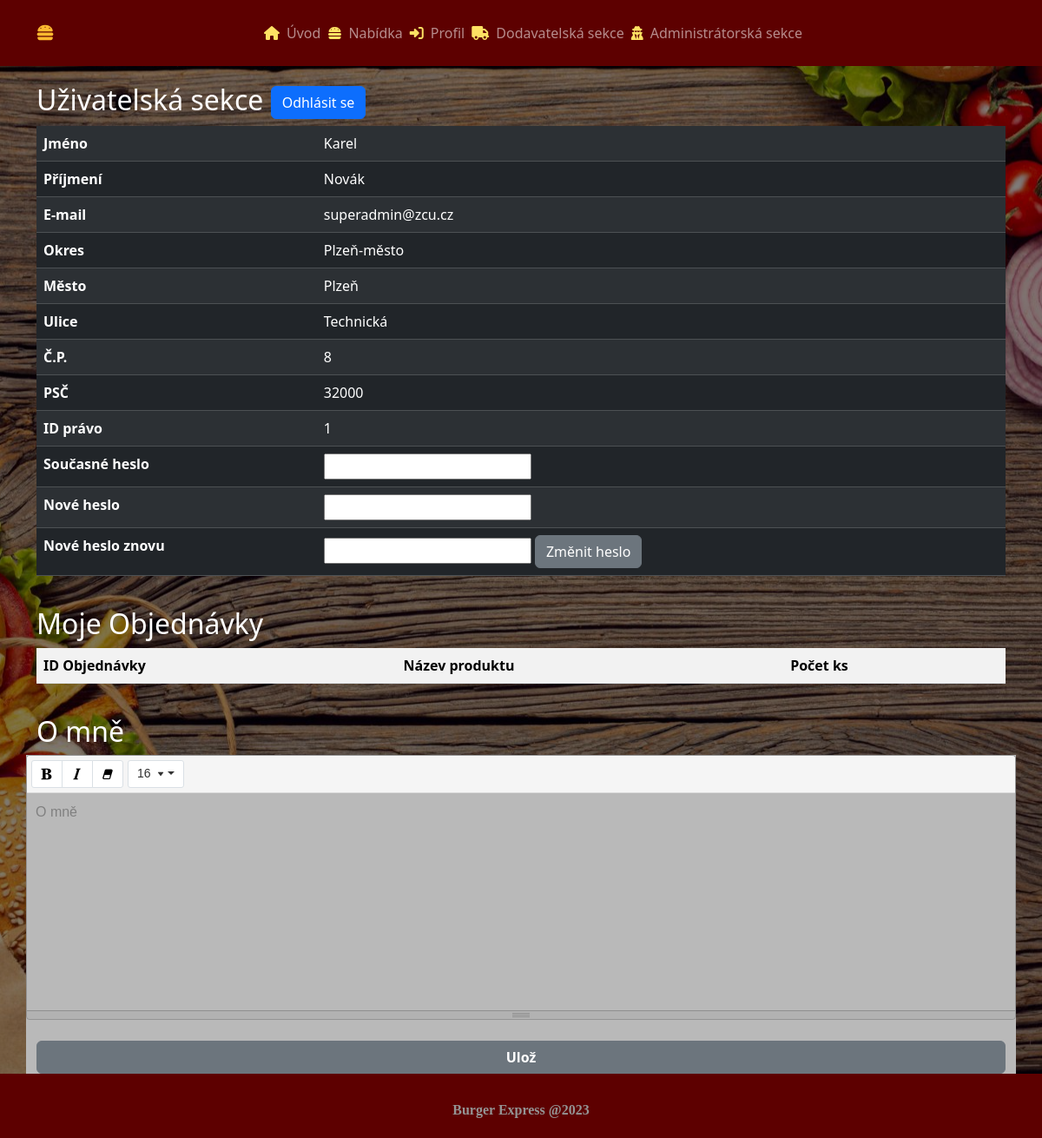
The app's page /index.php?page=prihlasovaci_strana (signed in) with its own data.
### tables this page shows
CREATE TABLE IF NOT EXISTS `uzivatel` (
  `id` INT NOT NULL AUTO_INCREMENT,
  `jmeno` VARCHAR(50) NOT NULL,
  `prijmeni` VARCHAR(50) NOT NULL,
  `email` VARCHAR(50) NOT NULL,
  `heslo` VARCHAR(60) NOT NULL,
  `okres` VARCHAR(50) NOT NULL,
  `mesto` VARCHAR(50) NOT NULL,
  `ulice` VARCHAR(50) NOT NULL,
  `cp` SMALLINT NOT NULL,
  `psc` INT NOT NULL,
  `o_mne` TEXT NULL,
  `id_pravo` SMALLINT NOT NULL,
  PRIMARY KEY (`id`, `id_pravo`),
  INDEX `fk_uzivatel_pravo1_idx` (`id_pravo` ASC),
  CONSTRAINT `fk_uzivatel_pravo1`
    FOREIGN KEY (`id_pravo`)
    REFERENCES `pravo` (`id`)
    ON DELETE NO ACTION
    ON UPDATE NO ACTION);

### web/AppStart.class.php (called while the page is built, shortened)
<?php
class AppStart{
    public function appStart():void{
        if(isset($_GET["page"]) && array_key_exists($_GET["page"],WEB_PAGES)){
            $pageKey = $_GET["page"];
        }else{
            $pageKey = DEFAULT_WEB_PAGE_KEY;
        }
        $pageInfo = WEB_PAGES[$pageKey];
        $controller = new $pageInfo["controller_class_name"];
        $tplData = $controller->show($pageInfo["title"]);
        $view = new $pageInfo["view_class_name"];
        $view->printOutput($tplData,$pageInfo["template_type"]);
    }
}

### index.php (called while the page is built, shortened)
<?php
require_once("autoloader.php");
$app = new AppStart();
$app->appStart();

### web/Models/MyDatabaseModel.class.php (called while the page is built, shortened)
<?php
class MyDatabaseModel{
    private PDO $pdo;
    private string $userSessionKey = "current_user_id";
    public function __construct(){
        $this->pdo = new PDO("mysql:host=".DB_SERVER.";dbname=".DB_NAME,DB_USER,DB_PASS);
        $this->pdo->exec("set names utf8");
    }
    public function jeUzivatelPrihlasen():bool{
        return isset($_SESSION[$this->userSessionKey]);
    }
    public function ziskejDataUzivatele():array|null{
        if($this->jeUzivatelPrihlasen()){
            $userId = $_SESSION[$this->userSessionKey];
            if($userId == null){
                $this->odhlasUzivatele();
                return null;
            }else{
                $q = "SELECT * FROM ".TABLE_UZIVATEL." WHERE id=:id;";
                $vystup = $this->pdo->prepare($q);
                $vystup->bindValue(":id",$userId);
                if($vystup->execute()){
                    $userData = $vystup->fetchAll();
                }
                if(empty($userData)){
                    $this->odhlasUzivatele();
                    return null;
                }else{
                    return $userData[0];
                }
            }
        }else{
            return null;
        }
    }
}

### web/Controllers/LoginController.class.php (called while the page is built, shortened)
<?php
class LoginController implements IController{
    private MyDatabaseModel $db;
    public function __construct(){
        $this->db = new MyDatabaseModel();
    }
    public function show(string $pageTitle):array{
        $tplData = [];
        $tplData['title'] = $pageTitle;
        $tplData['prihlaseniUspesne'] = $this->db->jeUzivatelPrihlasen();
        $tplData['jePrihlasen'] = $this->db->jeUzivatelPrihlasen();
        if($tplData['jePrihlasen']){
            $tplData['role'] = $this->db->ziskejDataUzivatele()['id_pravo'];
        }
        $tplData['prihlasenTitle'] = $this->db->jeUzivatelPrihlasen() ? " Profil" : " Přihlášení";
        $tplData['hesloZmeneno'] = false;
        $tplData['objednavkyUzivatele'] = [];
        $tplData['objednavkyRadek'] = "";
        $tplData['celkovaCena'] = 0;
        $user = $this->db->ziskejDataUzivatele();
        if(isset($user)){
            $tplData['jmenoPrihlaseny'] = $user['jmeno'];
            $tplData['prijmeniPrihlaseny'] = $user['prijmeni'];
            $tplData['emailPrihlaseny'] = $user['email'];
            $tplData['okresPrihlaseny'] = $user['okres'];
            $tplData['mestoPrihlaseny'] = $user['mesto'];
            $tplData['ulicePrihlaseny'] = $user['ulice'];
            $tplData['cpPrihlaseny'] = $user['cp'];
            $tplData['pscPrihlaseny'] = $user['psc'];
            $tplData['idpravoPrihlaseny'] = $user['id_pravo'];
        }
        $tplData['prihlasenTitle'] = $this->db->jeUzivatelPrihlasen() ? " Profil" : " Přihlášení";
        $tplData['jePrihlasen'] = $this->db->jeUzivatelPrihlasen();
        if($this->db->jeUzivatelPrihlasen()){
            $user = $this->db->ziskejDataUzivatele();
            $tplData['objednavkyUzivatele'] = $this->db->vratHotoveObjednavkyUzivatele($user['id']);
        }
        return $tplData;
    }
}

### autoloader.php (called while the page is built, shortened)
<?php
spl_autoload_register(function ($className){
    $className = str_replace(BASE_NAMESPACE_NAME,BASE_APP_DIR_NAME,$className);
    $fileName = dirname(__FILE__) . "\\" . $className;
});

### web/Views/LoginTemplate.tpl.php (the view, shortened to what this page needs)
<?php
global $tplData;
    ?>
<?php if(!$tplData['jePrihlasen']){ ?>
<div class="container" id="prihlasovaciFormular">
    <div class="row justify-content-center">
        <div class="col-lg-6">
            <h2 class="text-center">Přihlašovací formulář</h2>
            <form method="POST">
                <div class="row">
                    <div class="col mt-2">
                        <label for="email">E-mail</label>
                        <input type="text" class="form-control" name="email" id="email" placeholder="Zadejte e-mail">
                    </div>
                </div>
                <div class="row">
                    <div class="col mt-2">
                        <label for="heslo">Heslo</label>
                        <input type="password" class="form-control" name="heslo" id="heslo" placeholder="Zadejte heslo">
                    </div>
                </div>
                <div class="text-center col mt-4">
                    <button type="submit" name="prihlas" class="btn btn-primary">Přihlásit</button>
                </div>
            </form>
        </div>
    </div>
</div>
<?php }else{ ?>
    <div class="container">
        <form method="POST">
            <h2 style="color: white;padding-top: 20px">
                Uživatelská sekce
                <button type="submit" name="odhlas" class="btn btn-primary">
                    Odhlásit se
                </button>
            </h2>
        </form>
        <div class="table-responsive">
            <form method="POST">
                <table class="table table-striped table-dark table-hover">
                    <tr><th>Jméno</th><td><?= $tplData['jmenoPrihlaseny'] ?></td></tr>
                    <tr><th>Příjmení</th><td><?= $tplData['prijmeniPrihlaseny'] ?></td></tr>
                    <tr><th>E-mail</th><td><?= $tplData['emailPrihlaseny'] ?></td></tr>
                    <tr><th>Okres</th><td><?= $tplData['okresPrihlaseny'] ?></td></tr>
                    <tr><th>Město</th><td><?= $tplData['mestoPrihlaseny'] ?></td></tr>
                    <tr><th>Ulice</th><td><?= $tplData['ulicePrihlaseny'] ?></td></tr>
                    <tr><th>Č.P.</th><td><?= $tplData['cpPrihlaseny'] ?></td></tr>
                    <tr><th>PSČ</th><td><?= $tplData['pscPrihlaseny'] ?></td></tr>
                    <tr><th>ID právo</th><td><?= $tplData['idpravoPrihlaseny'] ?></td></tr>
                    <tr><th>Současné heslo</th>
                        <td>
                            <label for="stareHeslo">
                                <input type="password" id="stareHeslo" name="stareHeslo">
                            </label>
                        </td>
                    </tr>
                    <tr><th>Nové heslo</th>
                        <td>
                            <label for="noveHeslo">
                                <input type="password" id="noveHeslo" name="noveHeslo">
                            </label>
                        </td>
                    </tr>
                    <tr><th>Nové heslo znovu</th>
                        <td>
                            <label for="noveHesloZnovu">
                                <input type="password" id="noveHesloZnovu" name="noveHesloZnovu">
                            </label>
                            <button type="submit" name="zmenHeslo" class="btn btn-secondary">Změnit heslo</button>
                        </td>
                    </tr>
                </table>
            </form>
        </div>
    </div>
    <?php if($tplData['role'] != 2 && $tplData['role'] != 3){ ?>
        <div class="container">
            <h2 style="color: white;padding-top: 20px;">Moje Objednávky</h2>
            <div class="table-responsive">
                <table class="table table-striped table-hover table-responsive">
                    <tr>
                        <th>ID Objednávky</th><th>Název produktu</th><th>Počet ks</th>
                    </tr>
                </table>
            </div>
        </div>
    <?php } ?>
    <link rel="stylesheet" href="libraries/summernote/summernote-lite.min.css">
    <div class="container">
        <h2 style="color: white;padding-top: 20px;">O mně</h2>
    </div>
    <div style="background-color: #b9b9b9; padding: 0;" class="container">
        <form method="post">
            <div class="container">
                <button type="submit" name="uloz" class="container btn btn-secondary"><b>Ulož</b></button>
            </div>
        </form>
    </div>
<?php } ?>

### web/Views/styling/my_styles.css (style rules this page uses)
#basic_template_body { background-color: #5d0000; }

### records on screen
uzivatel: jmeno "Karel", prijmeni "Novák", email "superadmin@zcu.cz", okres "Plzeň-město", mesto "Plzeň", ulice "Technická", cp "8", psc "32000"

### other values on screen
$tplData['prihlasenTitle'] "Profil"
$tplData['idpravoPrihlaseny'] "1"
